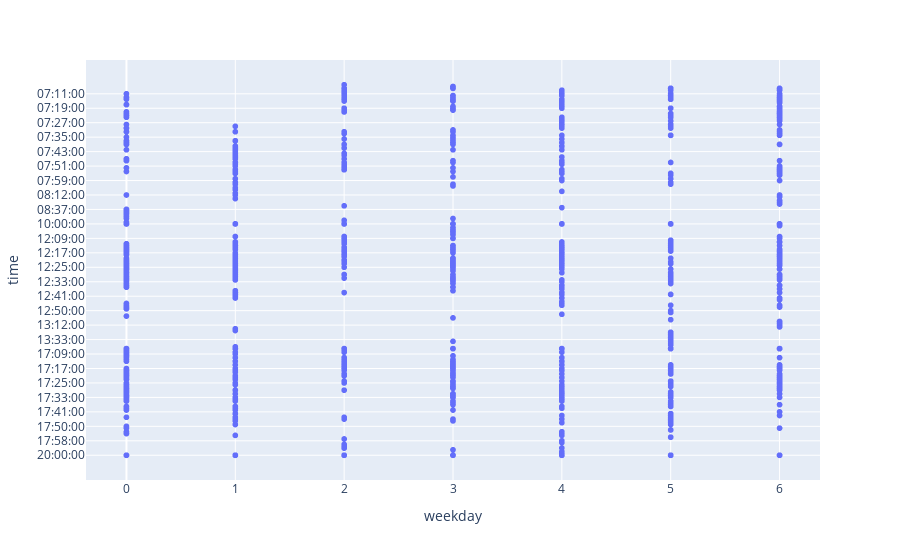

The cell this chart's notebook holds for it:
### Code cell
fig = px.scatter(df, x='weekday', y='time')
fig.show()

### Figure 1 — Plotly figure (JSON) as saved in the notebook; plotly's stock layout.template omitted (floating-point values rounded to 4 significant figures; data arrays with more than 128 entries replaced by an {"elided": "..."} marker saying what was removed)
{"data": [{"hoverlabel": {"namelength": 0}, "hovertemplate": "weekday=%{x}<br>time=%{y}", "legendgroup": "", "marker": {"color": "#636efa", "symbol": "circle"}, "mode": "markers", "name": "", "showlegend": false, "type": "scattergl", "x": {"elided": "1109 int values"}, "xaxis": "x", "y": {"elided": "1109 str values"}, "yaxis": "y"}], "layout": {"legend": {"tracegroupgap": 0}, "margin": {"t": 60}, "xaxis": {"anchor": "y", "domain": [0, 1], "title": {"text": "weekday"}}, "yaxis": {"anchor": "x", "domain": [0, 1], "title": {"text": "time"}}}}
